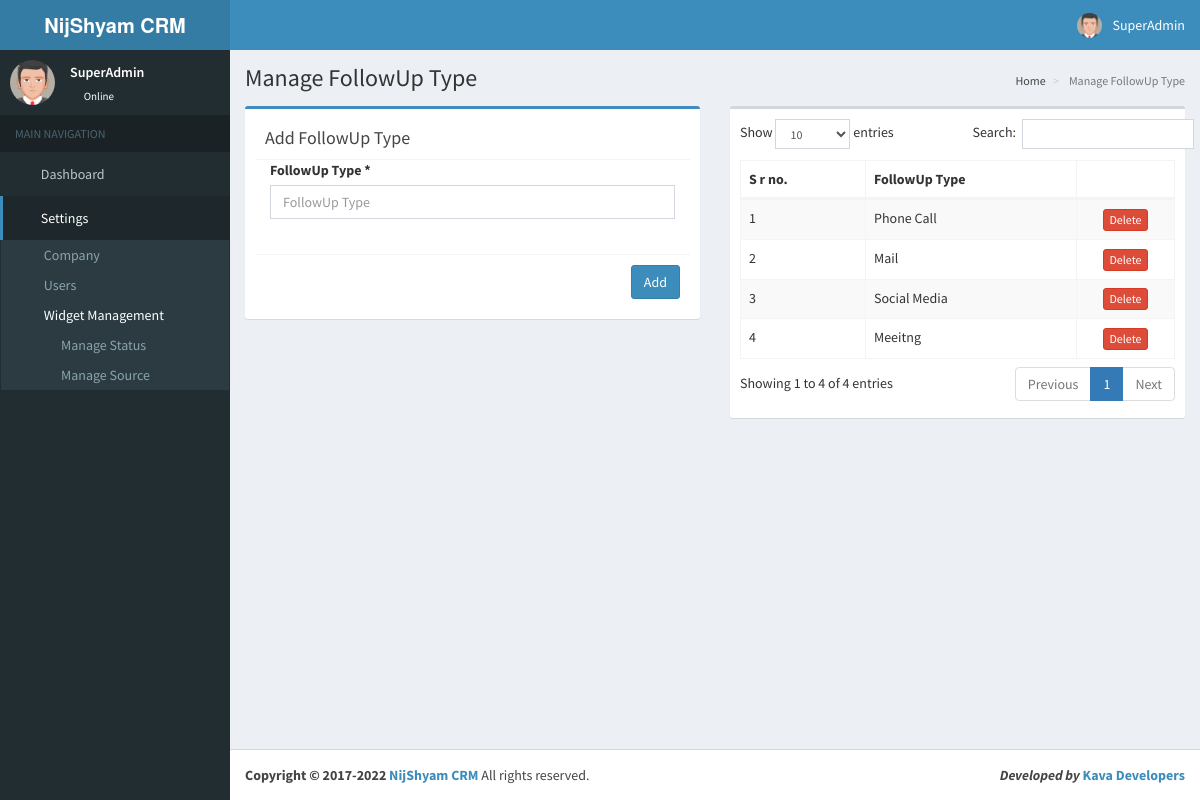
The app's page /site/manage_followup_type.php (signed in) with its own data.
### tables this page shows
CREATE TABLE IF NOT EXISTS `user` (
  `id` int(11) NOT NULL AUTO_INCREMENT,
  `user` varchar(200) NOT NULL,
  `email` varchar(200) DEFAULT NULL,
  `name` varchar(200) NOT NULL,
  `image` varchar(200) NOT NULL,
  `password` varchar(200) NOT NULL,
  `mobile` varchar(10) DEFAULT NULL,
  `auth` int(1) NOT NULL,
  `created_by` varchar(20) NOT NULL,
  `df` tinyint(1) NOT NULL DEFAULT '0',
  `c_id` varchar(200) DEFAULT NULL,
  PRIMARY KEY (`id`)
);

CREATE TABLE IF NOT EXISTS `f_type` (
  `id` int(11) NOT NULL AUTO_INCREMENT,
  `name` varchar(100) NOT NULL,
  `df` tinyint(1) NOT NULL DEFAULT '0',
  PRIMARY KEY (`id`)
);

### site/query.php (called while the page is built, shortened)
<?php
include_once('config/config.php');
$user = $con->query("SELECT * FROM `user` WHERE id = '".$_SESSION['id']."'")->fetch_object();
?>

### site/manage_followup_type.php (the view, shortened to what this page needs)
<?php include_once('header.php'); ?>
<?php include_once('sidebar.php'); ?>
<div class="content-wrapper">
	<section class="content-header">
		<h1>
			Manage FollowUp Type
		</h1>
		<ol class="breadcrumb">
			<li class=""><a href="index.php"><i class="fa fa-home"></i>Home</a></li>
	        <li class="active"> Manage FollowUp Type</li>
      	</ol>
    </section>
    <section class="content">
		<div class="row">
		<form action="process/add_f_type.php" method="post" id="submit" enctype="multipart/form-data">
			<div class="col-md-6">
				<div class="box box-primary">
					<div class="box-body">
						<div class="box-header with-border">
							<h3 class="box-title">Add FollowUp Type</h3>
						</div>
						<div class="col-md-12">
							<div class="form-group">
								<label for="">FollowUp Type *</label>
								<input type="text" id="unit" onkeyup="unit_check()" class="form-control" name="name" autocomplete="off" spellcheck="false" placeholder="FollowUp Type" required>
							</div>
						</div>
					</div>
					<div class="box-body">
						<div class="box-footer">
							<button type="submit" name="submit" class="btn btn-primary pull-right">Add</button>
						</div>
					</div>
				</div>
			</div>
		</form>
		<?php $unit = $con->query("SELECT * FROM `f_type` WHERE `df` = '0'"); ?>
			<div class="col-md-6">
				<div class="box">
				<div class="box-body">
					<table id="example2" class="table table-bordered table-hover table-striped">
						<thead>
							<tr>
								<th>S r no.</th>
								<th>FollowUp Type</th>
								<th></th>
							</tr>
						</thead>
						<tbody>
							<?php $count = 0; while($r_unit = $unit->fetch_object()){ $count++; ?>
								<tr>
									<td><?php echo $count; ?></td>
									<td><?php echo $r_unit->name; ?></td>
									<td style="text-align:center;"><a href="process/delete_f_type.php?id=<?php echo $r_unit->id; ?>" ><button type="button" onclick="return confirm('Are you sure you want to Delete this ?');" class="btn btn-danger btn-xs">Delete</button></a></td>
								</tr>
							<?php } ?>
						</tbody>
              </table>
				</div>
			</div>
			</div>
		</div>
    </section>
</div>
<?php include_once('footer.php'); ?>

### site/header.php (shortened to what this page needs)
<?php include_once('config/config.php');
 include_once('query.php');
 include_once('function/active.php');
?>
<!DOCTYPE html>
<html>
<head>
  <link rel="stylesheet" href="bootstrap/css/bootstrap.min.css">
  <link rel="stylesheet" href="font/css/font-awesome.min.css">
  <link rel="stylesheet" href="inicons/css/ionicons.min.css">
  <link rel="stylesheet" href="dist/css/AdminLTE.min.css">
<link rel="stylesheet" href="build/select2.min.css">
  <link rel="stylesheet" href="dist/css/skins/_all-skins.min.css">
  <link rel="stylesheet" href="plugins/iCheck/flat/blue.css">
  <link rel="stylesheet" href="plugins/jQueryUI/jquery-ui.min.css">
  <link rel="stylesheet" href="plugins/jvectormap/jquery-jvectormap-1.2.2.css">
  <link rel="stylesheet" href="plugins/datepicker/datepicker3.css">
  <link rel="stylesheet" href="plugins/daterangepicker/daterangepicker.css">
  <link rel="stylesheet" href="plugins/bootstrap-wysihtml5/bootstrap3-wysihtml5.min.css">
  <link rel="stylesheet" href="js/datatables.net/css/dataTables.bootstrap.min.css">
  <link rel="stylesheet" href="js/datatables.net/css/dataTables.tableTools.min.css">
</head>
<body class="hold-transition skin-blue sidebar-mini">
<div class="wrapper">
  <header class="main-header">
    <a href="" class="logo">
      <span class="logo-lg"><b><?php if($user->auth == '0'){ echo company; } else { echo get_company($con,$user->c_id); } ?></b> </span>
    </a>
    <nav class="navbar navbar-static-top">
       <a href="#" class="sidebar-toggle" data-toggle="offcanvas" role="button">
      </a>
      <div class="navbar-custom-menu">
        <ul class="nav navbar-nav">
				 <li>
            <a href="" title="Refresh Page" ><i class="fa fa-refresh"></i></a>
          </li>
				  <li>
            <a href="../lock_make.php" title="Lock" ><i class="fa fa-lock"></i></a>
          </li>
          <li class="dropdown user user-menu">
            <a href="#" class="dropdown-toggle" data-toggle="dropdown">
              <img src="<?php echo $user->image; ?>" class="user-image" alt="User Image">
              <span class="hidden-xs"><?php echo $user->name; ?></span>
            </a>
          </li>
        </ul>
      </div>
    </nav>
  </header>

### site/sidebar.php (shortened to what this page needs)
<aside class="main-sidebar">
    <section class="sidebar">
      <div class="user-panel">
        <div class="pull-left image">
          <img src="<?php echo $user->image; ?>" class="img-circle" alt="User Image">
        </div>
        <div class="pull-left info">
          <p><?php echo $user->name; ?></p>
          <a href="#"><i class="fa fa-circle text-success"></i> Online</a>
        </div>
      </div>
      <ul class="sidebar-menu">
        <li class="header">MAIN NAVIGATION</li>
		<li class='<?php menu(array("index.php")); ?>'><a href="index.php"><i class="fa fa-dashboard"></i> <span>Dashboard</span></a></li>
		<?php if($user->auth != '2'){ ?>
			<li class="treeview ">
			  <a href="#">
				<i class="fa fa-gears"></i> <span>Settings</span>
				<span class="pull-right-container">
				  <i class="fa fa-angle-left pull-right"></i>
				</span>
			  </a>
			  <ul class="treeview-menu">
			  	<?php if($user->auth == '0'){ ?>
					<li class='<?php menu(array("manage_company.php","add_company_new.php","edit_company.php")); ?>'><a href="manage_company.php"><i class="fa fa-industry"></i> <span>Company</span></a></li>
				<?php } ?>
			  	<?php if($user->auth != '2'){ ?>
					<li class='<?php menu(array("add_user.php","manage_user.php","edit_user.php","view_user.php")); ?>'><a href="manage_user.php"><i class="fa fa-user"></i> <span>Users</span></a></li>
				<?php } ?>
				<li class="treeview <?php menu(array("manage_status.php","manage_source.php","manage_followup_type.php")); ?>">
				  <a href="#">
					<i class="fa fa-th"></i> <span>Widget Management</span>
					<span class="pull-right-container">
					  <i class="fa fa-angle-left pull-right"></i>
					</span>
				  </a>
				  <ul class="treeview-menu">
						<li class='<?php menu(array("manage_status.php")); ?>'><a href="manage_status.php"><i class="fa fa-circle-o"></i>Manage Status</a></li>
						<li class='<?php menu(array("manage_source.php")); ?>'><a href="manage_source.php"><i class="fa fa-circle-o"></i>Manage Source</a></li>
					 </ul>
			</li>
			 </ul>
			</li>
		<?php } ?>
      </ul>
    </section>
  </aside>

### records on screen
user: image (picture), name "SuperAdmin"
f_type: name "Phone Call"
f_type: name "Mail"
f_type: name "Social Media"
f_type: name "Meeitng"

### other values on screen
company "NijShyam CRM"
